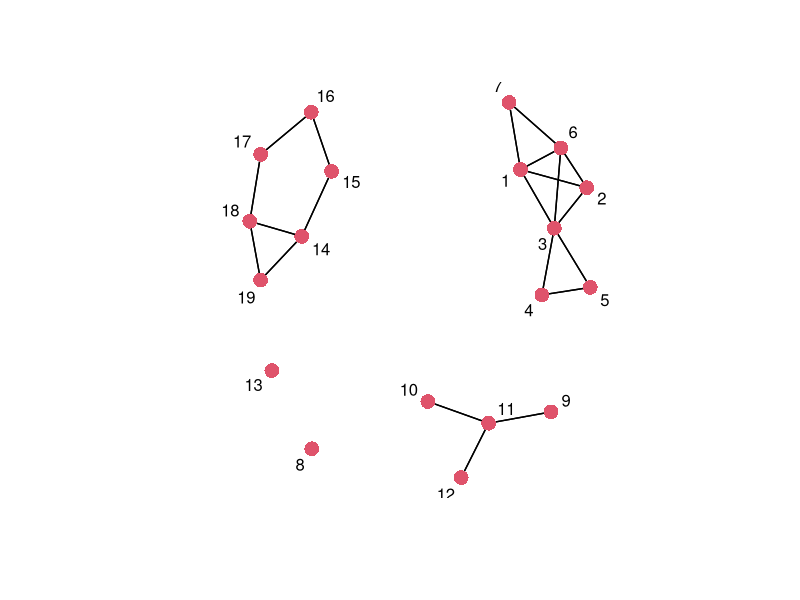
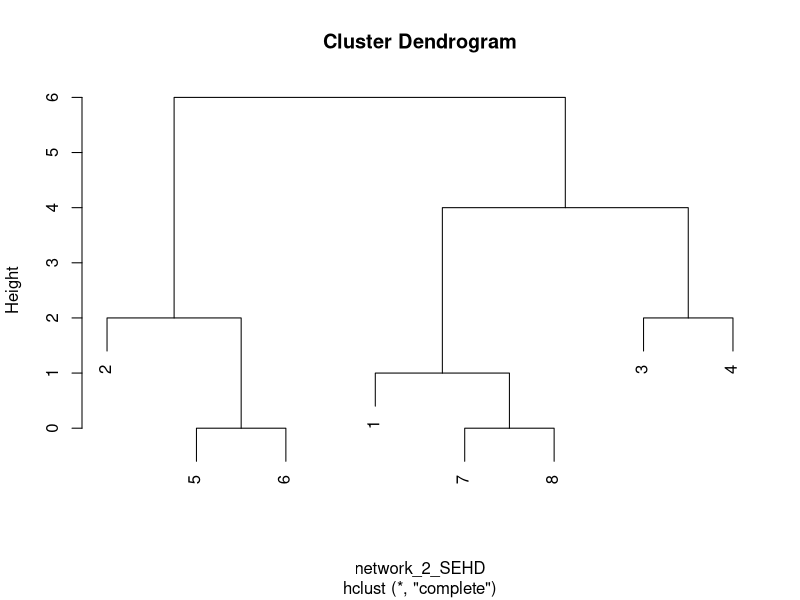
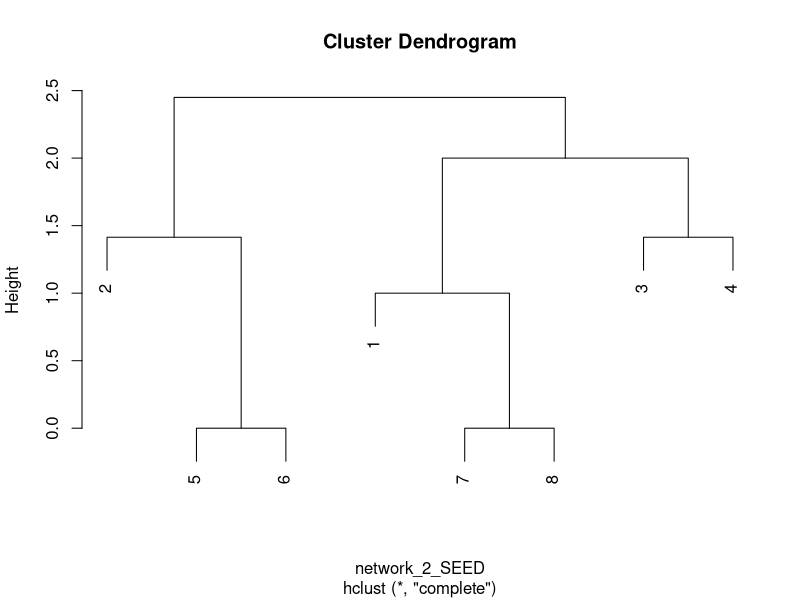

Generate these figures, in order, with R:
## ---- chunk 1
library(sna)

network<-matrix(c(
  0,1,1,0,0,1,1,0,0,0,0,0,0,0,0,0,0,0,0,
  1,0,1,0,0,1,0,0,0,0,0,0,0,0,0,0,0,0,0,
  1,1,0,1,1,1,0,0,0,0,0,0,0,0,0,0,0,0,0,
  0,0,1,0,1,0,0,0,0,0,0,0,0,0,0,0,0,0,0,
  0,0,1,1,0,0,0,0,0,0,0,0,0,0,0,0,0,0,0,
  1,1,1,0,0,0,1,0,0,0,0,0,0,0,0,0,0,0,0,
  1,0,0,0,0,1,0,0,0,0,0,0,0,0,0,0,0,0,0,
  0,0,0,0,0,0,0,0,0,0,0,0,0,0,0,0,0,0,0,
  0,0,0,0,0,0,0,0,0,0,1,0,0,0,0,0,0,0,0,
  0,0,0,0,0,0,0,0,0,0,1,0,0,0,0,0,0,0,0,
  0,0,0,0,0,0,0,0,1,1,0,1,0,0,0,0,0,0,0,
  0,0,0,0,0,0,0,0,0,0,1,0,0,0,0,0,0,0,0,
  0,0,0,0,0,0,0,0,0,0,0,0,0,0,0,0,0,0,0,
  0,0,0,0,0,0,0,0,0,0,0,0,0,0,1,0,0,1,1,
  0,0,0,0,0,0,0,0,0,0,0,0,0,1,0,1,0,0,0,
  0,0,0,0,0,0,0,0,0,0,0,0,0,0,1,0,1,0,0,
  0,0,0,0,0,0,0,0,0,0,0,0,0,0,0,1,0,1,0,
  0,0,0,0,0,0,0,0,0,0,0,0,0,1,0,0,1,0,1,
  0,0,0,0,0,0,0,0,0,0,0,0,0,1,0,0,0,1,0),19,19)

gplot(network,
      displaylabels=TRUE,
      edge.lwd=0.5,
      vertex.lty = 0.5,
      usearrows=FALSE, 
      gmode="graph"
)
## ---- chunk 2
clique.census(network, mode = "graph")$clique.count
## ---- chunk 3
# Equivalence
network_2<-matrix(c(
  0,0,0,0,0,0,0,0,
  0,0,0,0,0,0,0,0,
  1,0,0,0,1,1,0,0,
  0,1,0,0,1,1,0,0,
  0,1,0,0,0,1,0,0,
  0,1,0,0,1,0,0,0,
  0,0,0,0,0,0,0,0,
  0,0,0,0,0,0,0,0),8,8,byrow=T)

# Hamming Structural Equivalence
network_2_SEH<-sedist(network_2, method="hamming")
network_2_SEH
## ---- chunk 4
## Clustering on hamming distance
network_2_SEHD<-as.dist(network_2_SEH)
network_2_SEHD_HC<-hclust(network_2_SEHD,method="complete")
plot(network_2_SEHD_HC)
## ---- chunk 5
# Euclidean Structural Equivalence
network_2_SEE<-sedist(network_2, method="euclidean")
network_2_SEE
## ---- chunk 6
## Clustering on euclidean distance
network_2_SEED<-as.dist(network_2_SEE)
network_2_SEED_HC<-hclust(network_2_SEED,method="complete")
plot(network_2_SEED_HC)
